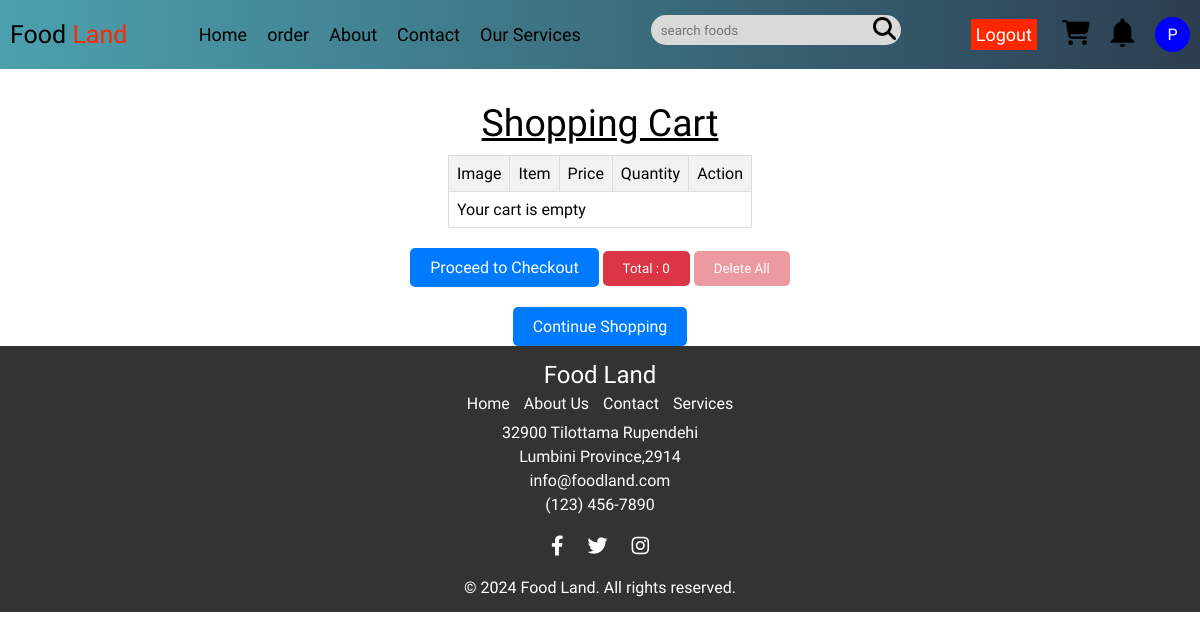
Before: /pages/cart.php (signed in) with the older database file.
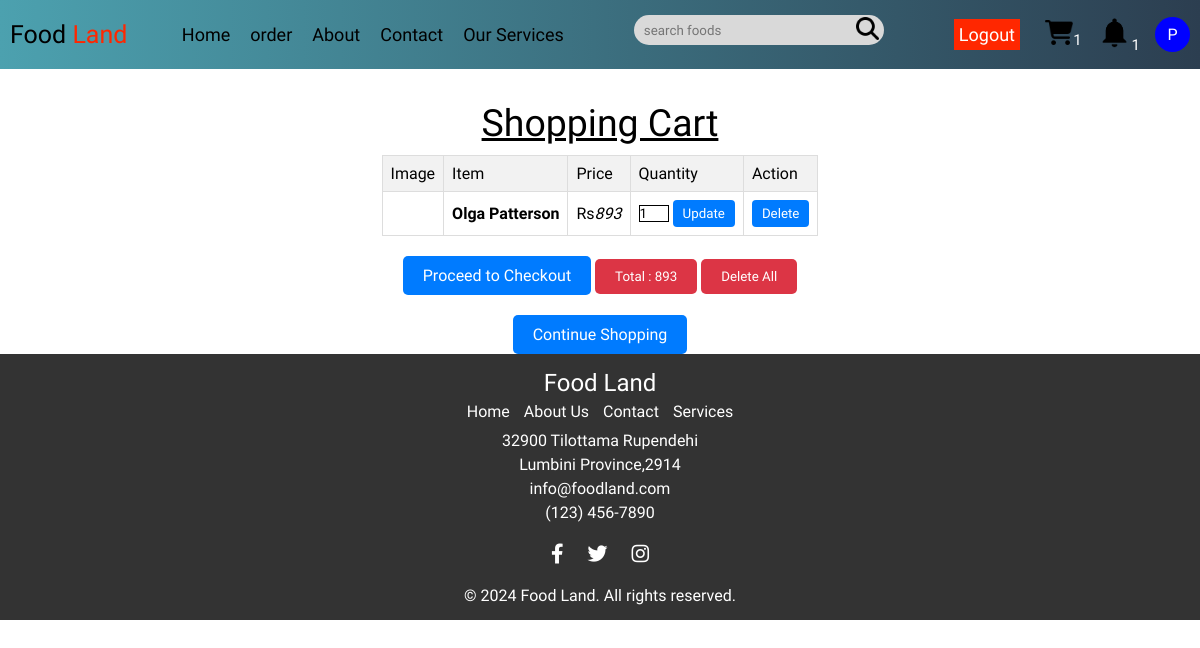
After: the same page with the newer database file.
### tables this page shows
CREATE TABLE `carts` (
  `id` varchar(100) NOT NULL DEFAULT uuid(),
  `userid` varchar(100) NOT NULL,
  `pid` varchar(100) NOT NULL,
  `name` varchar(100) NOT NULL,
  `price` int(10) NOT NULL,
  `quantity` int(10) NOT NULL,
  `image` varchar(100) NOT NULL
);

### pages/cart.php (the view, shortened to what this page needs)
<?php
include('../components/fetchdata.php');
$grand_total = 0;
?>
<!DOCTYPE html>
<html lang="en">
<head>
    <link rel="stylesheet" href="https://cdnjs.cloudflare.com/ajax/libs/font-awesome/6.1.1/css/all.min.css">
</head>
<body>
    <?php include '../components/navbar.php'; ?>
    <div class="cartAndOrders">
        <section class="allcart_components">
            <div class="before">
                <div class="heading">
                    <h3>shopping cart</h3>
                </div>
                <div class="table">
                    <table>
                        <thead>
                            <tr>
                                <th class="first">Image</th>
                                <th class="two">Item</th>
                                <th class="third">Price</th>
                                <th class="four">Quantity</th>
                                <th class="five">Action</th>
                            </tr>
                        </thead>
                        <?php
                        $select_query = "SELECT * FROM `carts` WHERE userid = '$userId'";
                        $result = mysqli_query($conn, $select_query);
                        if ($result) {
                            if (mysqli_num_rows($result) > 0) {
                                while ($fetch_cart = mysqli_fetch_assoc($result)) {
                                    $sub_total = $fetch_cart['price'] * $fetch_cart['quantity'];
                                    $grand_total += $sub_total;
                        ?>
                                    <tr>
                                        <td>
                                        </td>
                                        <td class="name">
                                            <?= $fetch_cart['name']; ?>
                                        </td>
                                        <td class="price">
                                            <span>Rs</span><?= $fetch_cart['price']; ?>
                                        </td>
                                        <td>
                                            <form action="" method="post">
                                                <input type="number" name="qty" class="qty" max="99" value="<?= $fetch_cart['quantity']; ?>" maxlength="2">
                                                <button type="submit" class="update" name="update_qty">Update</button>
                                            </form>
                                        </td>
                                        <td>
                                            <form action="" method="post">
                                                <button type="submit" class="car" name="delete" onclick="return confirm('Delete this item?');">Delete</button>
                                            </form>
                                        </td>
                                    </tr>
                        <?php
                                }
                            } else {
                                echo '<tr><td colspan="5" class="empty">Your cart is empty</td></tr>';
                            }
                        } else {
                            echo "Error: " . mysqli_error($conn);
                        }
                        ?>
                    </table>
                </div>
                <div class="cart-total" id="none">
                    <form action="" method="post">
                        <a href="<?= ($grand_total > 0) ? '../services/checkOutOrders.php' : 'javascript:void(0)'; ?>" class="btn <?= ($grand_total > 0) ? '' : 'disabled'; ?>" <?php if ($grand_total <= 0) echo 'disabled'; ?>>Proceed to Checkout</a>
                        <button>
                            <p>Total : <?= $grand_total; ?></p>
                        </button>
                        <button type="submit" id="delete" class="delete-btn <?= ($grand_total > 1) ? '' : 'disabled'; ?>" name="delete_all" onclick="return confirm('Delete all items from cart?');">Delete All</button>
                    </form>
                </div>
                <div class="more-btn">
                    <a href="home.php" class="btn" id="btn">Continue Shopping</a>
                </div>
            </div>
        </section>
    </div>
    <?php include '../components/footer.php'; ?>
</body>
</html>

### components/fetchdata.php (shortened to what this page needs)
<?php
if (isset($_SESSION['user_data'])) {
    $fetch_profile = $_SESSION['user_data'];
    $userId = $fetch_profile['id'];
    $userName = $fetch_profile['name'];
}
?>
<!DOCTYPE html>
<html lang="en">
<head>
</head>
<body>
</body>
</html>

### components/navbar.php (shortened to what this page needs)
<!DOCTYPE html>
<html lang="en">
<head>
</head>
<body>
    <?php
    require('../components/fetchdata.php');
    ?>
    <div style="display: flex; margin:0 auto;background: linear-gradient(90deg, #4ca1af, #2c3e50);">
        <nav>
            <div class="logo">
                <a href="../pages/home.php"> Food <span>Land</span></a>
            </div>
            <div class="right_nav">
                <ul class='menu'>
                    <li><a href="../pages/home.php">Home</a></li>
                    <?php
                     if (isset($userId)) {
                    echo '<li><a href="../pages/Orders.php">order</a></li>';
                     }
                     ?>
                    <li><a href="../pages/about_more_page.php">About</a></li>
                    <li><a href="../pages/contact.php">Contact</a></li>
                    <li><a href="../pages/services.php">Our Services</a></li>
                </ul>
                <div class='search_bar'>
                    <form action="" method="POST">
                        <input type="text" class="nav_input" placeholder="search foods">
                        <button  type="submit"><img src="../assets/search.png" alt="" style="height:23px;"></button>
                    </form>
                </div>
                <ul class='user'>
                    <li>
                        <?php
                        if (isset($userId)) {
                            echo '<button class="nav_btn"><a href="../components/user_logout.php" style="color: white;">Logout</a></button>';
                        } else {
                            echo '<button class="nav_btn" style="margin-right: 5px;"><a href="../pages/signup.php"  style="color: white;">Signup</a></button>';
                            echo '<button class="nav_btn" ><a href="../pages/login.php" style="color: white;">Login</a></button>';
                        }
                        ?>
                    </li>
                    <li>
                <?php
    if(!isset($userId)){
        echo '<a href="../pages/cart.php"><img src="../assets/cart.png" alt="cart_icon" style="height:25px;" id="toggle_cart"></a>';
    } else {
        echo '<a href="../pages/cart.php"><img src="../assets/cart.png" alt="cart_icon" style="height:25px;" id="toggle_cart"></a>';
        $sql = mysqli_query($conn, "select * from `carts` where userid='$userId'");
        if($row = mysqli_num_rows($sql) > 0) {
             echo "<span style='color:white;font-size:15px;'>$row</span>";
        } else {
            echo "";
        }
    }
?>  </li>
         <li>
            <?php
              if(isset($userId)){
              echo' <a href="../pages/notification.php"><img src="../assets/notification.png" alt="" style="height:35px"></a>';
              $sql=mysqli_query($conn,"SELECT * from `notifications` Where userId='$userId'");
              if($row=mysqli_num_rows($sql)>0){
             echo "<span style='color:white;font-size:15px;'>$row</span>";
              }
              }else{
                echo "";
              }
          ?>
        </li>
                    <?php if (isset($userName)) : ?>
                        <li id="profile">
                            <a href="../pages/profile.php">
                                <?php
                                $firstLetter = strtoupper(substr($userName, 0, 1));
                                ?>
                                <div style='width: 35px; height: 35px; border-radius: 50%; background-color: blue; color: white; display: flex; justify-content: center; align-items: center;'>
                                    <?php echo $firstLetter; ?>
                                </div>
                            </a>
                        </li>
                    <?php endif; ?>
                </ul>
            </div>
        </nav>
    </div>
</body>

### components/footer.php (shortened to what this page needs)
<!DOCTYPE html>
<html lang="en">
<head>
   <link rel="stylesheet" href="https://cdnjs.cloudflare.com/ajax/libs/font-awesome/5.15.4/css/all.min.css">
</head>
<body>
   <footer>
      <div class="container">
         <div class="footer-text">Food Land</div>
         <div class="footer-links">
            <a href="../pages/home.php">Home</a>
            <a href="../pages/about_more_page.php">About Us</a>
            <a href="../pages/contact.php">Contact</a>
            <a href="../pages/services.php">Services</a>
         </div>
         <div class="contact-info">
            <p>32900 Tilottama Rupendehi</p>
            <p>Lumbini Province,2914</p>
            <p>info@foodland.com</p>
            <p>(123) 456-7890</p>
         </div>
         <div class="social-icons">
            <a href="#" target="_blank"><i class="fab fa-facebook-f"></i></a>
            <a href="#" target="_blank"><i class="fab fa-twitter"></i></a>
            <a href="#" target="_blank"><i class="fab fa-instagram"></i></a>
         </div>
         <p class="owner">&copy;
            <?= date('Y'); ?> Food Land. All rights reserved.
         </p>
      </div>
   </footer>
</body>
</html>

### components/navbar.php (style rules this page uses)
* { margin: 0; padding: 0; box-sizing: border-box; font-family: "Fira Sans", sans-serif; font-weight: 400; font-style: normal; }
.logo span { color: #FF2700; }
nav { width: 100%; max-width: 1400px; padding: 15px 10px; margin: 0 auto; }
.menu { font-size: 18px; gap: 20px; }
nav { z-index: 999; }
nav, .menu, .user { display: flex; align-items: center; justify-content: space-between; }
.user { gap: 15px; }
.menu li, .user li { list-style: none; cursor: pointer; }
.menu li a, .user li a { text-decoration: none; color: black; }
.logo a { text-decoration: none; color: black; font-size: 25px; }
.nav_btn { background-color: #FF2700; border: none; outline: none; cursor: pointer; font-size: 18px; padding: 5px; }
.nav_input { border: none; outline: none; background-color: transparent; width: 90%; height: 80%; border-radius: 23px; padding: 5px; }
.search_bar form { width: 250px; height: 30px; background-color: #D9D9D9; border-radius: 25px; padding: 3px 5px; display: flex; align-items: center; justify-content: space-between; }
.right_nav { display: none; gap: 70px; }
#profile { display: flex; align-items: center; }
#toggle_cart, #toggle_btn { margin-left: 10px; height: 25px; }
.search_bar img { cursor: pointer; }
.search_bar button { border: none; outline: none; background: none; }

### components/footer.php (style rules this page uses)
body { font-family: Arial, sans-serif; margin: 0; padding: 0; }
footer { background-color: #333; color: #fff; padding: 15px 0; text-align: center; }
.footer-text { margin-bottom: 5px; font-size: 24px; }
.footer-links a { color: #fff; text-decoration: none; margin: 0 5px; transition: color 0.3s; }
.contact-info { margin-top: 10px; }
.contact-info p { margin-bottom: 5px; }
.social-icons { margin-top: 20px; }
.social-icons a { color: #fff; font-size: 20px; margin: 0 10px; text-decoration: none; transition: color 0.3s; }
.owner { margin-top: 20px; }
a { cursor: pointer; }

### pages/cart.php (style rules this page uses)
.cartAndOrders { margin: 0 auto; max-width: 1280px; }
.allcart_components { display: flex; gap: 50px; justify-content: center; }
.heading { text-align: center; margin-top: 2rem; font-size: 2rem; text-transform: capitalize; text-decoration: underline; margin-bottom: 10px; }
.table { width: 100%; border-collapse: collapse; margin: auto; }
table { margin: auto; border-collapse: collapse; }
.table th, .table td { padding: 8px; border: 1px solid #ddd; text-align: left; }
.table th { background-color: #f2f2f2; }
.table .name { font-weight: bold; }
.table .price { font-style: italic; }
.table .qty { width: 30px; border: 1px solid; }
.table .update, .table .car { padding: 6px 10px; background-color: #007bff; color: #fff; border: none; border-radius: 4px; cursor: pointer; transition: background-color 0.3s ease; }
.cart-total { margin-top: 20px; text-align: center; }
.cart-total .btn { display: inline-block; padding: 10px 20px; background-color: #007bff; color: #fff; text-decoration: none; border-radius: 5px; transition: background-color 0.3s ease; }
.cart-total button { padding: 10px 20px; border: none; background-color: #dc3545; color: #fff; border-radius: 5px; cursor: pointer; transition: background-color 0.3s ease; }
.more-btn { margin-top: 20px; text-align: center; }
.more-btn .btn { display: inline-block; padding: 10px 20px; background-color: #007bff; color: #fff; text-decoration: none; border-radius: 5px; transition: background-color 0.3s ease; }
.cart-total .delete-btn.disabled { pointer-events: none; opacity: 0.5; }

Changed rows visible on the page:
added carts: name "Olga Patterson", price "893", qty "1"
Other visible differences:
$row: (not shown) → "1"
$grand_total: "0" → "893"
text no longer shown: "Your cart is empty"
